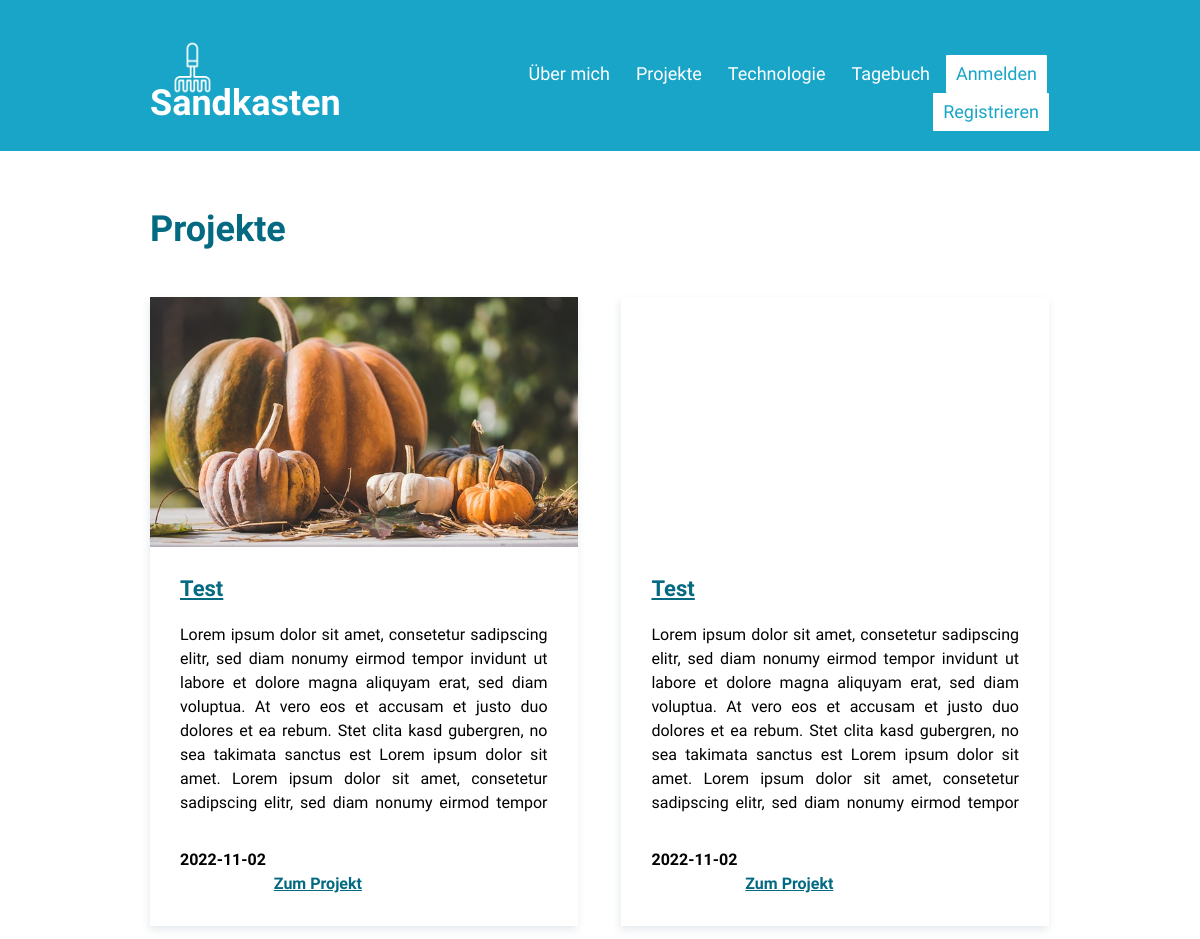
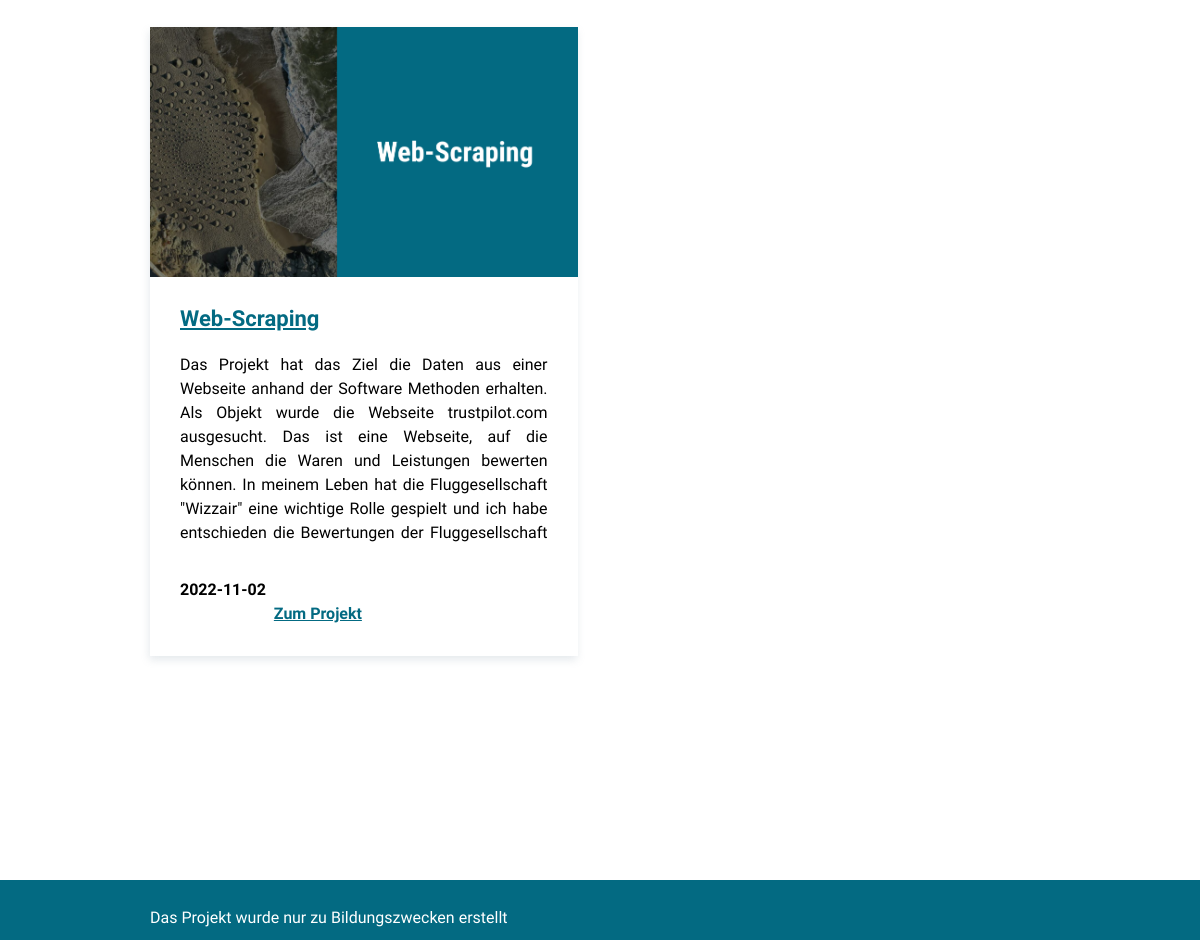
The app's page /projects with its own data (2 pictures, top to bottom).
### sandkasten_package/models.py (models this page shows, shortened)
class Project(db.Model):
    id = db.Column(db.Integer, primary_key=True)
    title = db.Column(db.String(200), nullable=False)
    capture = db.Column(db.String(200), nullable=False)
    description_1 = db.Column(db.Text, nullable=False)
    description_2 = db.Column(db.Text, nullable=False)
    description_3 = db.Column(db.Text, nullable=False)
    description_4 = db.Column(db.Text, nullable=True)
    description_5 = db.Column(db.Text, nullable=True)
    description_6 = db.Column(db.Text, nullable=True)
    source = db.Column(db.String(300), nullable=True)
    github = db.Column(db.String(300), nullable=True)
    video_1 = db.Column(db.String(300), nullable=True)
    video_2 = db.Column(db.String(300), nullable=True)
    video_3 = db.Column(db.String(300), nullable=True)
    notice = db.Column(db.Text, nullable=True)
    date = db.Column(db.DateTime, default=datetime.utcnow)

### sandkasten_package/routes.py (the view)
@app.route('/projects')
def projects():
    projects = Project.query.order_by(Project.date.desc()).all()
    return render_template('projects.html',
                           title='Projekte',
                           projects=projects,
                           menu=menu)

### sandkasten_package/routes.py (called while the page is built)
@app.after_request
def redirect_to_login(response):
    if response.status_code == 401:
        return redirect(url_for('login') + '?next' + request.url)
    return response

### sandkasten_package/templates/projects.html (shortened to what this page needs)
{% extends 'base.html' %}
{% block body %}
<div class="content_body page_pattern">
    <h1 class="content_header">Projekte</h1>
    <div class="project_wrapper">
        {% for item in projects %}
            <div href="/projects/{{ item.id }}" class="project_item">
                <div class="project_item_header">
                    <div class="project_item_capture"
                         style="background-image: url(/{{ item.capture }})">
                    </div>
                </div>
                <div class="project_item_body">
                    <div class="project_item_title standard_text bold_text">
                        <a href="/projects/{{ item.id }}">{{ item.title }}</a>
                    </div>
                    <p class="standard_text align_justify">
                        {{ item.description_1 }}
                    </p>
                    <div class="project_item_footer">
                    <span class="project_item_date standard_text bold_text">
                        {{ item.date.date() }}
                    </span>
                    <a href="/projects/{{ item.id }}" class="standard_text bold_text align_right">Zum Projekt</a>
                </div>
                </div>
            </div>
        {% endfor %}
    </div>
</div>
{% endblock %}

### sandkasten_package/static/css/style.css (style rules this page uses)
body { font-family: 'Roboto Condensed', sans-serif; }
.page_pattern { width: 960px; margin: 0 auto; }
.content_header { font-size: 36px; font-weight: 700; color: #036A82; margin: 0 0 50px 0; }
.standard_text { font-size: 16px; line-height: 24px; }
.bold_text { font-weight: 700; }
.align_right { text-align: right; }
.align_justify { text-align: justify; }
.content_body { box-sizing: border-box; margin: 0 auto; padding: 60px 30px 120px 30px; }

### sandkasten_package/static/css/projects.css (style rules this page uses)
.project_item { display: inline-block; vertical-align: top; box-sizing: border-box; width: calc((100% - 45px) / 2); -webkit-box-shadow: -1px 4px 8px 0px rgba(132, 151, 165, 0.2); -moz-box-shadow: -1px 4px 8px 0px rgba(132, 151, 165, 0.2); box-shadow: -1px 4px 8px 0px rgba(132, 151, 165, 0.2); margin: 0 40px 40px 0; }
.project_item:nth-of-type(2n) { margin: 0 0 40px 0; }
.project_item_title { margin: 0 0 20px 0; }
.project_item_title a { font-size: 22px; color: #036A82; }
.project_item_capture { width: 100%; height: 250px; background-size: cover; background-position: 100% 50%; }
.project_item_body { padding: 30px; }
.project_item_body p { height: 195px; overflow: hidden; margin: 0 0 30px 0; }
.project_item_footer span, .project_item_footer a { display: inline-block; vertical-align: top; width: 49.5% }
.project_item_footer a { color: #036A82; }

### records on screen
Project: capture (picture), title "Test", description_1 "Lorem ipsum dolor sit amet, consetetur sadipscing elitr, sed diam nonumy eirmod tempor invidunt ut labore et dolore magna aliquyam erat, sed diam voluptua. At vero eos et accusam et justo duo dolores et ea rebum. Stet clita kasd gubergren, no sea takimata sanctus est Lorem ipsum dolor sit amet. Lorem ipsum dolor sit amet, consetetur sadipscing elitr, sed diam nonumy eirmod tempor…", date "2022-11-02"
Project: title "Test", description_1 "Lorem ipsum dolor sit amet, consetetur sadipscing elitr, sed diam nonumy eirmod tempor invidunt ut labore et dolore magna aliquyam erat, sed diam voluptua. At vero eos et accusam et justo duo dolores et ea rebum. Stet clita kasd gubergren, no sea takimata sanctus est Lorem ipsum dolor sit amet. Lorem ipsum dolor sit amet, consetetur sadipscing elitr, sed diam nonumy eirmod tempor…", date "2022-11-02"
Project: capture (picture), title "Web-Scraping", description_1 "Das Projekt hat das Ziel die Daten aus einer Webseite anhand der Software Methoden erhalten. Als Objekt wurde die Webseite trustpilot.com ausgesucht. Das ist eine Webseite, auf die Menschen die Waren und Leistungen bewerten können. In meinem Leben hat die Fluggesellschaft \"Wizzair\" eine wichtige Rolle gespielt und ich habe entschieden die Bewertungen der Fluggesellschaft…", date "2022-11-02"

### other values on screen
{{ menu_item.name }} "Über mich" "Projekte" "Technologie" "Tagebuch" "Anmelden" "Registrieren"
